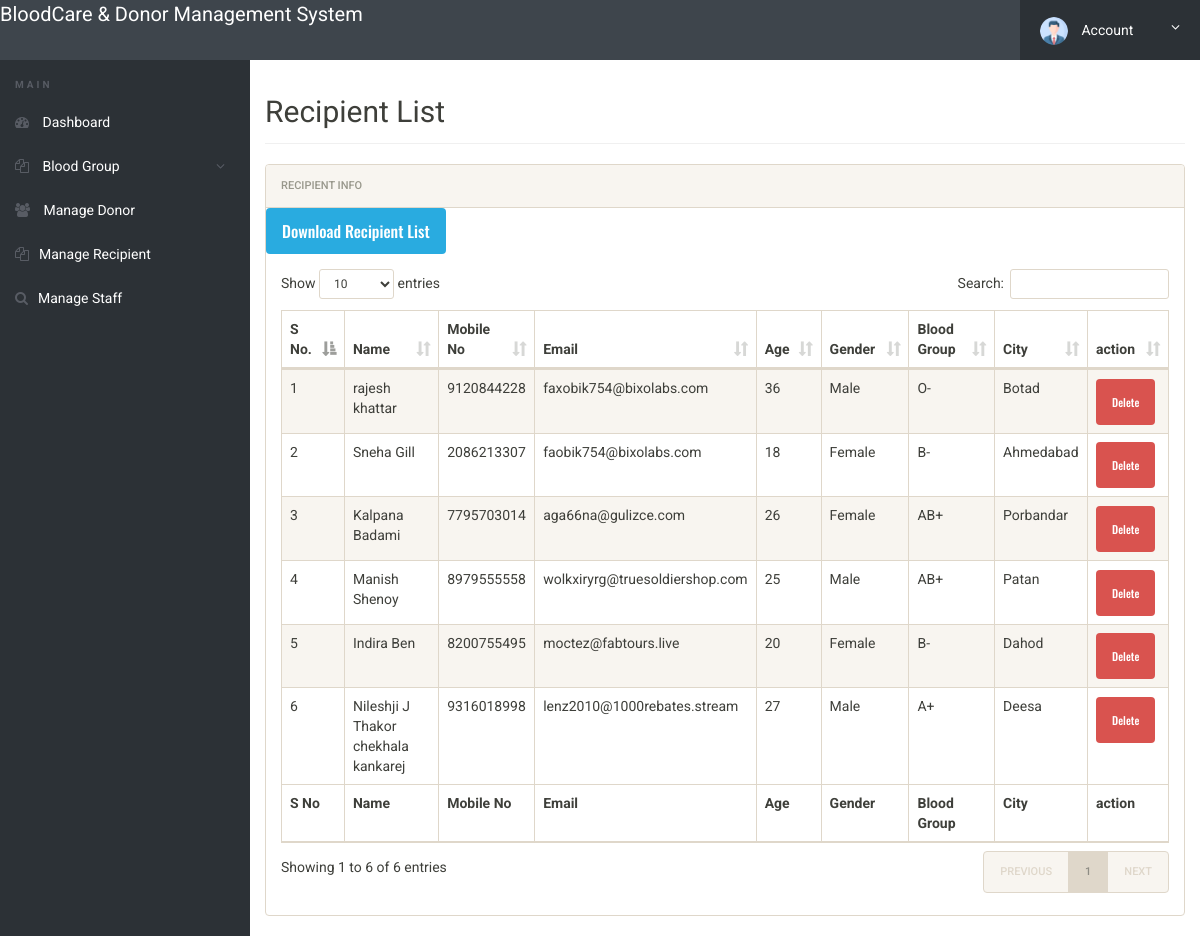
/admin/managerecipient.php (signed in), run on the app's committed database.
### tables this page shows
CREATE TABLE `recipient` (
  `id` int(11) NOT NULL,
  `FullName` varchar(100) NOT NULL,
  `Gender` varchar(20) NOT NULL,
  `BloodGroup` varchar(10) NOT NULL,
  `age` int(11) NOT NULL,
  `MobileNumber` bigint(10) NOT NULL,
  `email` varchar(100) NOT NULL,
  `city` varchar(50) NOT NULL,
  `pincode` int(6) NOT NULL,
  `password` varchar(255) NOT NULL
);

### admin/managerecipient.php (the view, shortened to what this page needs)
<?php
include('includes/config.php');
if (strlen($_SESSION['alogin']) == 0) {
    header('location:index.php');
} else {
?>
    <!doctype html>
    <html lang="en" class="no-js">
    <head>
        <link rel="stylesheet" href="css/font-awesome.min.css">
        <link rel="stylesheet" href="css/bootstrap.min.css">
        <link rel="stylesheet" href="css/dataTables.bootstrap.min.css">
        <link rel="stylesheet" href="css/bootstrap-social.css">
        <link rel="stylesheet" href="css/bootstrap-select.css">
        <link rel="stylesheet" href="css/fileinput.min.css">
        <link rel="stylesheet" href="css/awesome-bootstrap-checkbox.css">
        <link rel="stylesheet" href="css/style.css">
    </head>
    <body>
        <?php include('includes/header.php'); ?>
        <div class="ts-main-content">
            <?php include('includes/leftbar.php'); ?>
            <div class="content-wrapper">
                <div class="container-fluid">
                    <div class="row">
                        <div class="col-md-12">
                            <h2 class="page-title">Recipient List</h2>
                            <div class="panel panel-default">
                                <div class="panel-heading">Recipient Info</div>
                                <a href="download-recipientrecords.php" style="font-size:16px;" class="btn btn-info">Download Recipient List</a>
                                <div class="panel-body">
                                    <table id="zctb" class="display table table-striped table-bordered table-hover" cellspacing="0" width="100%">
                                        <thead>
                                            <tr>
                                                <th>S No.</th>
                                                <th>Name</th>
                                                <th>Mobile No</th>
                                                <th>Email</th>
                                                <th>Age</th>
                                                <th>Gender</th>
                                                <th>Blood Group</th>
                                                <th>City</th>
                                                <th>action </th>
                                            </tr>
                                        </thead>
                                        <tfoot>
                                            <tr>
                                                <th>S No</th>
                                                <th>Name</th>
                                                <th>Mobile No</th>
                                                <th>Email</th>
                                                <th>Age</th>
                                                <th>Gender</th>
                                                <th>Blood Group</th>
                                                <th>City</th>
                                                <th>action </th>
                                            </tr>
                                        </tfoot>
                                        <tbody>
                                            <?php $sql = "SELECT * from  recipient ";
                                            $result = mysqli_query($conn, $sql);
                                            $cnt = 1;
                                            if (mysqli_num_rows($result) > 0) {
                                                while ($row = mysqli_fetch_assoc($result)) {
                                            ?>
                                                    <tr>
                                                        <td><?php echo htmlentities($cnt); ?></td>
                                                        <td><?php echo htmlentities($row['FullName']); ?></td>
                                                        <td><?php echo htmlentities($row['MobileNumber']); ?></td>
                                                        <td><?php echo htmlentities($row['email']); ?></td>
                                                        <td><?php echo htmlentities($row['age']); ?></td>
                                                        <td><?php echo htmlentities($row['Gender']); ?></td>
                                                        <td><?php echo htmlentities($row['BloodGroup']); ?></td>
                                                        <td><?php echo htmlentities($row['city']); ?></td>
                                                        <td>
                                                            <a href="managerecipient.php?del=<?php echo htmlentities($row['id']); ?>" onclick="return confirm('Do you really want to delete this record')" class="btn btn-danger" style="margin-top:1%;">Delete</a>
                                                        </td>
                                                    </tr>
                                            <?php
                                                    $cnt = $cnt + 1;
                                                }
                                            }
                                            ?>
                                        </tbody>
                                    </table>
                                </div>
                            </div>
                        </div>
                    </div>
                </div>
            </div>
        </div>
    </body>
    </html>
<?php } ?>

### admin/css/style.css (style rules this page uses)
html { font-size: 14px; }
@media only screen and (min-width: 480px) { html { font-size: 17px; } }
@media only screen and (min-width: 768px) { html { font-size: 14px; } }
body { font-size: 1em; }
a { color: #37a6c4; }
.btn { font-family: 'Oswald', sans-serif; }
.panel { overflow: hidden; }
.btn { text-transform: none; }
.page-title { padding-bottom: 15px; margin-bottom: 20px; border-bottom: 1px solid #f0f0f0; }
.ts-main-content .content-wrapper { padding-top: 15px; margin-top: 60px; }
@media only screen and (min-width: 992px) { .ts-main-content .content-wrapper { margin-left: 250px; } }

### data on the page
recipient: FullName "rajesh khattar", MobileNumber "9120844228", email "faxobik754@bixolabs.com", age "36", Gender "Male", BloodGroup "O-", city "Botad"
recipient: FullName "Sneha Gill", MobileNumber "2086213307", email "faobik754@bixolabs.com", age "18", Gender "Female", BloodGroup "B-", city "Ahmedabad"
recipient: FullName "Kalpana Badami", MobileNumber "7795703014", email "aga66na@gulizce.com", age "26", Gender "Female", BloodGroup "AB+", city "Porbandar"
recipient: FullName "Manish Shenoy", MobileNumber "8979555558", email "wolkxiryrg@truesoldiershop.com", age "25", Gender "Male", BloodGroup "AB+", city "Patan"
recipient: FullName "Indira Ben", MobileNumber "8200755495", email "moctez@fabtours.live", age "20", Gender "Female", BloodGroup "B-", city "Dahod"
recipient: FullName "Nileshji J Thakor chekhala kankarej", MobileNumber "9316018998", email "lenz2010@1000rebates.stream", age "27", Gender "Male", BloodGroup "A+", city "Deesa"
